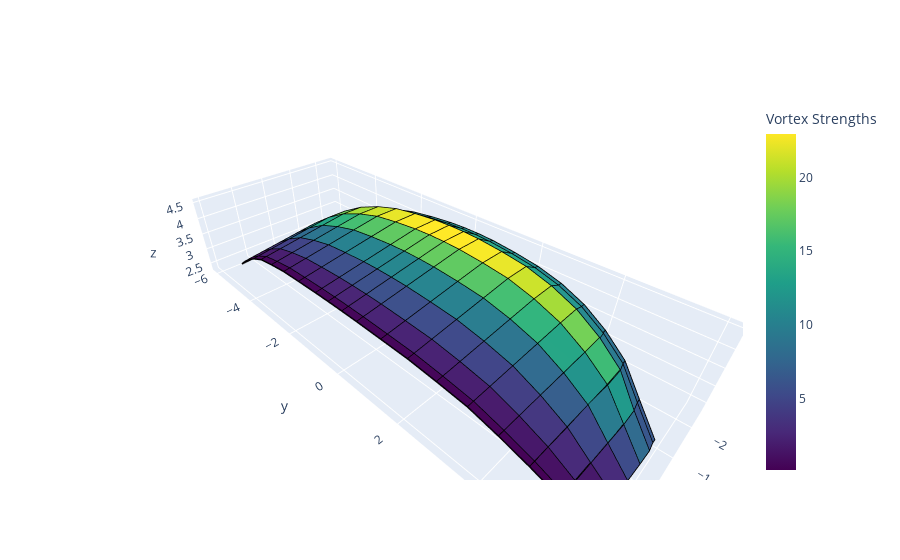

Write notebook code for a chart like this one.
### Markdown cell above
### For `VLM` :

### Code cell
# Set the flow conditions
atmo = asb.Atmosphere(altitude=0)

chordwise_resolution = 8

aerodynamic_center = airplane_vlm.aerodynamic_center()
dynamic_pressure = 0.5 * atmo.density() * Umag**2
Re = (
                atmo.density()
                * Umag
                * airplane_vlm.wings[0].mean_aerodynamic_chord()
                / atmo.dynamic_viscosity()
            )

vlm_result = []
for alpha in range(angle_range_max+1) :
    vlm = asb.VortexLatticeMethod(
        chordwise_resolution=chordwise_resolution,
        spanwise_resolution=1,
        spanwise_spacing_function=np.linspace,
        airplane=airplane_vlm,
        op_point=asb.OperatingPoint(
            velocity=Umag,  # m/s
            alpha=alpha,  # degree
        ),
    )

    vlm_result.append(vlm.run())

# %% Export data 
df = pd.json_normalize(vlm_result)
df["aoa"] = np.linspace(0, angle_range_max, angle_range_max+1)

vlm_csv_file = "vlm_"+kite_name+".csv"
vlm_name = "vlm_"+kite_name
path_vlm =(
    Path(root_dir)
    / "results"
    / kite_origin
    / "VLM"
    / vlm_csv_file
)
df_selected = df[['CL', 'CD', 'aoa']]
df_selected.to_csv(path_vlm, index=False)

# ### Plotting the wing
scale_lift = 0.005
scale_drag = 0.5
fig = vlm.draw(draw_streamlines=True, backend="plotly", show=False)

fig.show()

### Figure 1 — Plotly figure (JSON) as saved in the notebook; plotly's stock layout.template omitted (floating-point values rounded to 4 significant figures; data arrays with more than 128 entries replaced by an {"elided": "..."} marker saying what was removed)
{"data": [{"colorbar": {"title": {"text": "Vortex Strengths"}}, "colorscale": [[0, "#440154"], [0.1111, "#482878"], [0.2222, "#3e4989"], [0.3333, "#31688e"], [0.4444, "#26828e"], [0.5556, "#1f9e89"], [0.6667, "#35b779"], [0.7778, "#6ece58"], [0.8889, "#b5de2b"], [1, "#fde725"]], "flatshading": false, "i": {"elided": "304 int values"}, "intensity": {"elided": "608 float values"}, "j": {"elided": "304 int values"}, "k": {"elided": "304 int values"}, "showscale": true, "type": "mesh3d", "x": {"elided": "608 float values"}, "y": {"elided": "608 float values"}, "z": {"elided": "608 float values"}}, {"line": {"color": "rgb(0,0,0)", "width": 3}, "mode": "lines", "name": "", "showlegend": false, "type": "scatter3d", "x": {"elided": "912 float values"}, "y": {"elided": "912 float values"}, "z": {"elided": "912 float values"}}, {"line": {"color": "rgba(119,0,255,200)", "width": 1}, "mode": "lines", "name": "", "showlegend": false, "type": "scatter3d", "x": [], "y": [], "z": []}], "layout": {"scene": {"aspectmode": "data"}, "title": {"text": ""}}}
